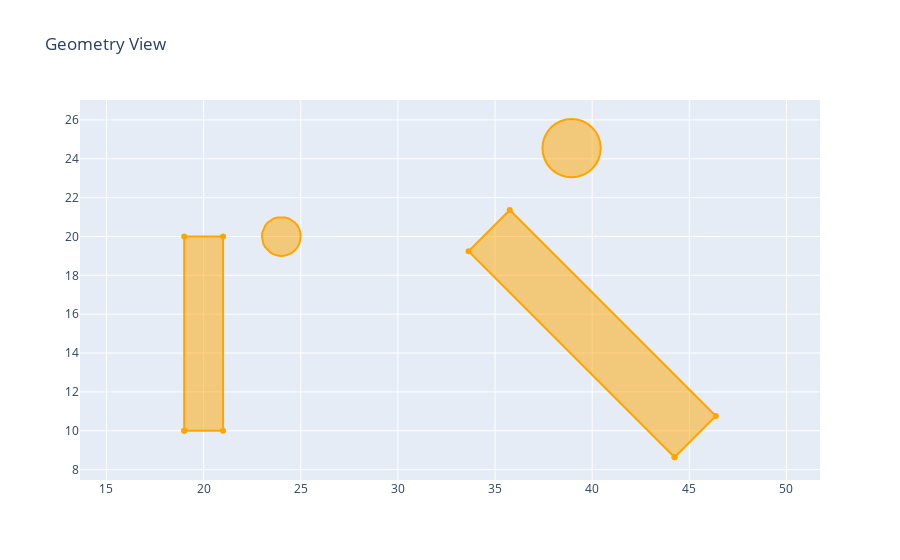

Source (notebook cell):
### Code cell
import samplemaker.layout as smlay
import samplemaker.makers as sm
from samplemaker.viewers import GeomView


mask = smlay.Mask("00_test_mask")

base = sm.make_rect(0, 0, 2, 10, layer = 1)
base += sm.make_circle(4,5,1, to_poly = True)
mask.addCell("BCELL", base)


geomB = sm.make_sref(20, 15, "BCELL", base, mag=1.0, angle =0, mirror=False)
geomB += sm.make_sref(40, 15, "BCELL", base, mag=1.5, angle =45, mirror=False)
geomC = geomB.flatten()
b2 = sm.make_rounded_rect(0,0,7,3,1)
b2+= sm.make_sref(40,15, "BCELL", base)
GeomViewPlotly(geomC)

### Figure 1 — Plotly figure (JSON) as saved in the notebook; plotly's stock layout.template omitted (floating-point values rounded to 4 significant figures)
{"data": [{"fill": "toself", "line": {"color": "orange"}, "type": "scatter", "x": [19, 21, 21, 19, 19], "y": [10, 10, 20, 20, 10]}, {"fill": "toself", "line": {"color": "orange"}, "type": "scatter", "x": [25, 24.98, 24.92, 24.83, 24.71, 24.56, 24.38, 24.2, 24, 23.8, 23.62, 23.44, 23.29, 23.17, 23.08, 23.02, 23, 23.02, 23.08, 23.17, 23.29, 23.44, 23.62, 23.8, 24, 24.2, 24.38, 24.56, 24.71, 24.83, 24.92, 24.98, 25], "y": [20, 20.2, 20.38, 20.56, 20.71, 20.83, 20.92, 20.98, 21, 20.98, 20.92, 20.83, 20.71, 20.56, 20.38, 20.2, 20, 19.8, 19.62, 19.44, 19.29, 19.17, 19.08, 19.02, 19, 19.02, 19.08, 19.17, 19.29, 19.44, 19.62, 19.8, 20]}, {"fill": "toself", "line": {"color": "orange"}, "type": "scatter", "x": [44.24, 46.36, 35.76, 33.64, 44.24], "y": [8.636, 10.76, 21.36, 19.24, 8.636]}, {"fill": "toself", "line": {"color": "orange"}, "type": "scatter", "x": [40, 39.77, 39.51, 39.23, 38.94, 38.65, 38.37, 38.11, 37.88, 37.69, 37.55, 37.47, 37.44, 37.47, 37.55, 37.69, 37.88, 38.11, 38.37, 38.65, 38.94, 39.23, 39.51, 39.77, 40, 40.19, 40.33, 40.41, 40.44, 40.41, 40.33, 40.19, 40], "y": [25.61, 25.79, 25.93, 26.02, 26.05, 26.02, 25.93, 25.79, 25.61, 25.38, 25.12, 24.84, 24.55, 24.25, 23.97, 23.71, 23.49, 23.3, 23.16, 23.07, 23.05, 23.07, 23.16, 23.3, 23.49, 23.71, 23.97, 24.25, 24.55, 24.84, 25.12, 25.38, 25.61]}], "layout": {"showlegend": false, "title": {"text": "Geometry View"}, "xaxis": {"scaleanchor": "y", "scaleratio": 1}}}
